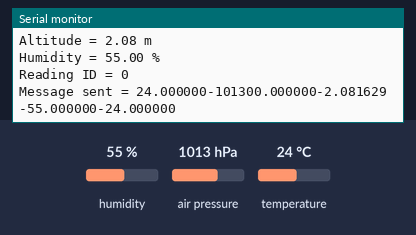
Bench run of a sketch on a simulated ESP32. Shown: the last lines printed to the serial monitor. The test bench sets the inputs (shaded band); at power-on: humidity 55 %, air pressure 1013 hPa, temperature 24 °C. No radio packets arrive unless stated.

Above: at 1.2 s.
1.3 s: humidity set to 22 %
At 2.6 s:
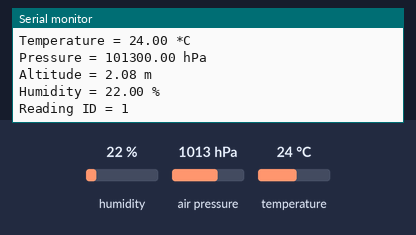
2.8 s: air pressure set to 952 hPa
At 3.6 s:
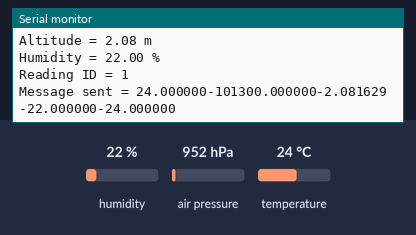
4.3 s: temperature set to 12 °C
At 4.3 s:
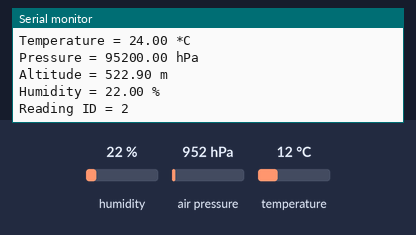
Timing chart, 0 to 7.3 s (numbered marks = the images above; inputs shaded):
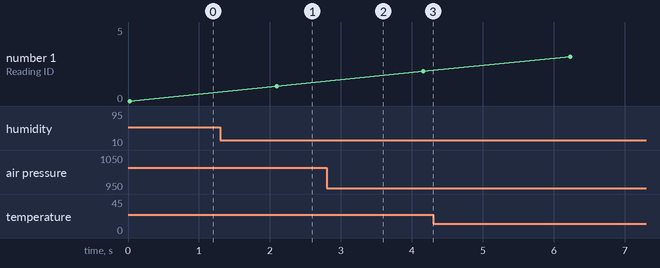

Measured:
- after the input at 1.3 s, the serial monitor: prints a new line after 0.79 s (image 1)

The sketch:

node.ino
```cpp
//Libraries for LoRa
#include <SPI.h>
#include <LoRa.h>

//Libraries for sensor
#include <Wire.h>
#include <Adafruit_Sensor.h>
#include <Adafruit_BME280.h>

//define the pins used by the LoRa transceiver module
#define SCK 5
#define MISO 19
#define MOSI 27
#define SS 18
#define RST 23
#define DIO0 26
#define BAND 868E6
#define SEALEVELPRESSURE_HPA (1013.25)

char message[100];
RTC_DATA_ATTR int readingID = 0;
String rssi = "RSSI --";
String packSize = "--";
String packet ;

//packet counter
int counter = 0;

Adafruit_BME280 bme; // I2C

// Переменные для bme280:
float temp;
float pressure;
float altitude;
float humidity;

unsigned long delayTime;

void setup() {
  Serial.begin(115200);
  bme.begin(0x76);

  SPI.begin(SCK,MISO,MOSI,SS);
  LoRa.setPins(SS, RST, DIO0);

  Serial.println("initializing LoRa");  //  "Инициализируем LoRa"
 int counter = 0;
  while (!LoRa.begin(868E6) && counter < 10) {
    Serial.print("Starting LoRa failed!");
    counter++;
    delay(500);
  }
  if (counter == 10) {
    // C каждым новым считыванием
    // увеличиваем значение в «readingID» на единицу:
    readingID++;
    // Запускаем режим глубокого сна:
    Serial.println("Failed to initialize LoRa. Going to sleep now");
               //  "Не удалось инициализировать LoRa.
  }
  // Cинхрослово (0xF3) должно быть таким же, как и у приемника.
  LoRa.setSyncWord(0xF3);
  Serial.println("LoRa initializing OK!");
             //  "Инициализация LoRa прошла успешно!"


}


void loop() {
  getReadings();

  Serial.print("Temperature = ");
  Serial.print(temp);
  Serial.println(" *C");

  Serial.print("Pressure = ");
  Serial.print(pressure);
  Serial.println(" hPa");

  Serial.print("Altitude = ");
  Serial.print(altitude);
  Serial.println(" m" );

  Serial.print("Humidity = ");
  Serial.print(humidity);
  Serial.println(" %" );

  Serial.print("Reading ID = ");
  Serial.println(readingID );

  sendReadings();
  Serial.print("Message sent = ");
  Serial.println(message);

  // Увеличиваем значение в «readingID» с каждым новым считыванием:
  readingID++;
  counter++;

  delay(1000);
}


void getReadings() {

  temp = bme.readTemperature(); // температура в Цельсиях
  pressure = bme.readPressure();
  altitude = bme.readAltitude(SEALEVELPRESSURE_HPA);
  humidity = bme.readHumidity();

}

// Это функция для отправки пакета данных:
void sendReadings() {

  sprintf(message, "%05f-%05f-%05f-%05f-%05f", readingID, temp, pressure, altitude, humidity);
  // message = String(readingID) + "/" + String(temp) + "&" +
  //           String(pressure) + "#" + String(altitude) + "^" + String(humidity);

  delay(1000);
  LoRa.beginPacket();
  LoRa.print(message);
  LoRa.endPacket();
}
```
